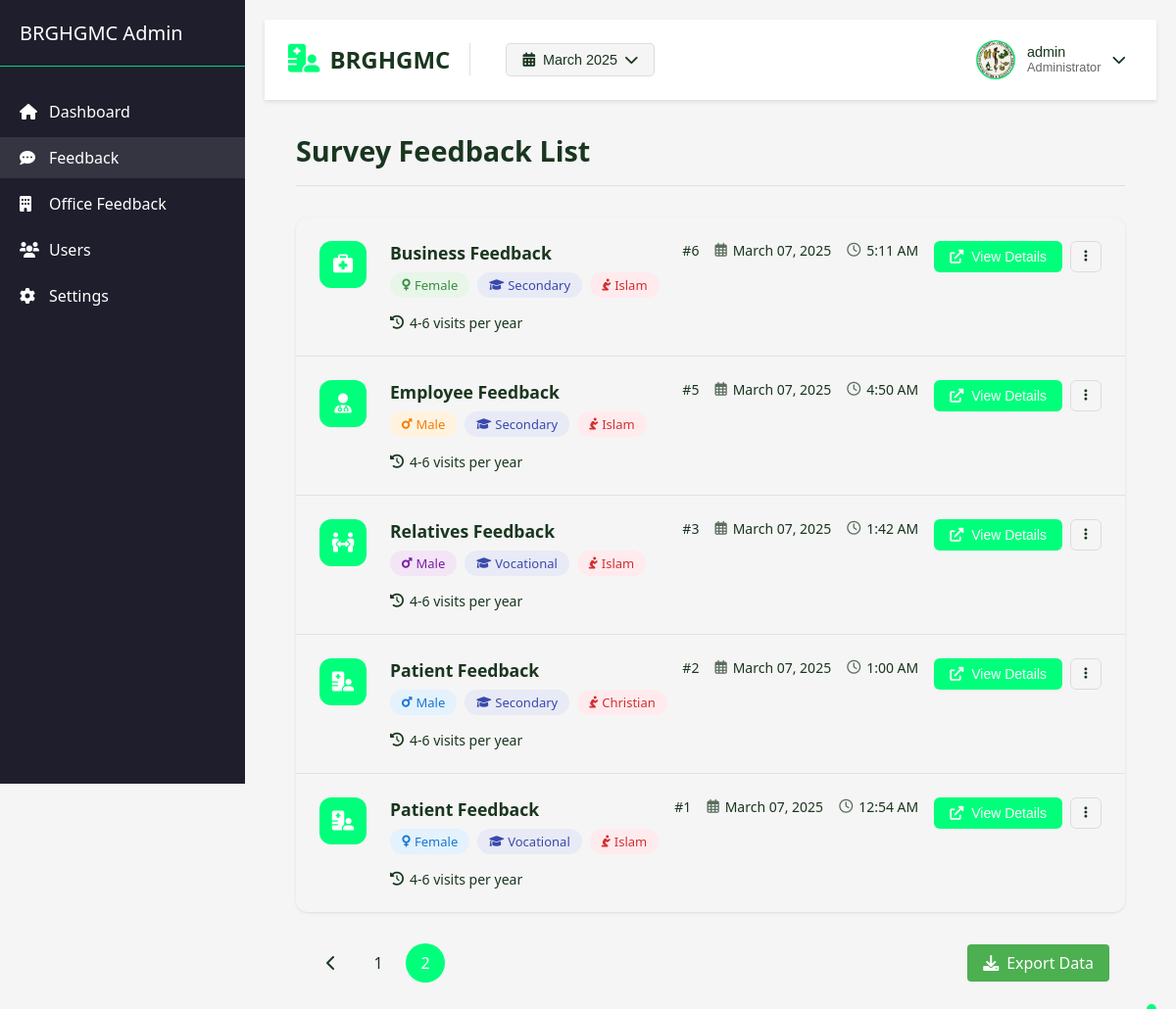
Page /custom-admin/admin/feedback/?page=2 (signed in) on the committed database.
### core/models.py (models this page shows, shortened)
class AdminAccount(models.Model):
    username = models.CharField(max_length=100, unique=True)
    password = models.CharField(max_length=255)  # Will store hashed password
    email = models.EmailField(unique=True)
    full_name = models.CharField(max_length=255)
    is_active = models.BooleanField(default=True)
    created_at = models.DateTimeField(auto_now_add=True)
    last_login = models.DateTimeField(null=True, blank=True)
    class Meta:
        verbose_name = 'Admin Account'
        verbose_name_plural = 'Admin Accounts'

class PersonalInformation(models.Model):
    SURVEY_CHOICES = [
        ('pasyente', 'Pasyente'),
        ('kasama', 'Kasama ng Pasyente'),
        ('negosyo', 'Transaksyon sa Negosyo'),
        ('empleyado', 'Empleyado'),
    ]
    GENDER_CHOICES = [
        ('babae', 'Babae'),
        ('lalaki', 'Lalaki'),
    ]
    RELIGION_CHOICES = [
        ('kristiyano', 'Kristiyano'),
        ('islam', 'Islam'),
        ('wala', 'Wala'),
        ('katoliko', 'Katoliko Romano'),
        ('ibang_relihiyon', 'Ibang Relihiyon'),
    ]
    EDUCATION_CHOICES = [
        ('elementary', 'Elementary'),
        ('secondary', 'Sekondarya'),
        ('vocational', 'Bokasyonal'),
        ('college', 'Kolehiyo'),
        ('postgrad', 'Postgraduates'),
        ('no_formal_edu', 'Walang pormal na edukasyon'),
    ]
    VISIT_FREQUENCY_CHOICES = [
        ('once', '0-1 beses sa isang taon'),
        ('four', '4-6 beses sa isang taon'),
        ('seven', '7-11 beses sa isang taon'),
        ('twelve', '12+ beses sa isang taon'),
    ]
    respondent = models.OneToOneField(Respondent, on_delete=models.CASCADE, related_name='personal_info')
    survey_answer = models.CharField(max_length=20, choices=SURVEY_CHOICES)
    gender = models.CharField(max_length=10, choices=GENDER_CHOICES)
    religion = models.CharField(max_length=20, choices=RELIGION_CHOICES)
    education = models.CharField(max_length=20, choices=EDUCATION_CHOICES)
    visit_frequency = models.CharField(max_length=10, choices=VISIT_FREQUENCY_CHOICES)

class Respondent(models.Model):
    age = models.IntegerField()
    date_submitted = models.DateTimeField(default=timezone.now)

### core/views.py (the view)
    def wrapper(request, *args, **kwargs):
        if not request.session.get('admin_id'):
            return redirect('core_admin:admin_login')
        return view_func(request, *args, **kwargs)

### core/templates/admin/feedback.html (shortened to what this page needs)
{% load static %}
<!DOCTYPE html>
<html lang="en">
<head>
    <link rel="stylesheet" href="{% static 'css/admin/dashboard.css' %}">
    <link rel="stylesheet" href="{% static 'css/admin/feedback.css' %}">
    <link rel="stylesheet" href="https://cdnjs.cloudflare.com/ajax/libs/font-awesome/6.0.0/css/all.min.css">
</head>
<body>
    <div class="dashboard-container">
        <div class="sidebar">
            <div class="sidebar-header">
                <h2>BRGHGMC Admin</h2>
            </div>
            <nav class="sidebar-nav">
                <ul>
                    <li>
                        <a href="{% url 'core:admin_dashboard' %}"><i class="fas fa-home"></i> Dashboard</a>
                    </li>
                    <li class="active">
                        <a href="{% url 'core:admin_feedback' %}"><i class="fas fa-comment-dots"></i> Feedback</a>
                    </li>
                    <li>
                        <a href="#"><i class="fas fa-building"></i> Office Feedback</a>
                    </li>
                    <li>
                        <a href="#"><i class="fas fa-users"></i> Users</a>
                    </li>
                    <li>
                        <a href="#"><i class="fas fa-cog"></i> Settings</a>
                    </li>
                </ul>
            </nav>
        </div>
        <div class="main-content">
            <header class="top-nav">
                <div class="nav-left">
                    <div class="logo-section">
                        <i class="fas fa-hospital-user"></i>
                        <span>BRGHGMC</span>
                    </div>
                    <div class="month-filter">
                        <button class="month-dropdown-toggle">
                            <i class="fas fa-calendar-alt"></i>
                            <span>{{ selected_month }}</span>
                            <i class="fas fa-chevron-down"></i>
                        </button>
                    </div>
                </div>
                <div class="nav-right">
                    <div class="user-menu">
                        <div class="dropdown">
                            <button class="dropdown-toggle">
                                <div class="user-avatar">
                                    <img src="{% static 'images/logo.png' %}" alt="BRGHGMC Logo">
                                </div>
                                <div class="user-info">
                                    <span class="user-name">{{ request.session.admin_username }}</span>
                                    <span class="user-role">Administrator</span>
                                </div>
                                <i class="fas fa-chevron-down"></i>
                            </button>
                        </div>
                    </div>
                </div>
            </header>
            <div class="feedback-content">
                <div class="content-header">
                    <h1>Survey Feedback List</h1>
                </div>
                <div class="feedback-list">
                    {% for feedback in feedbacks %}
                        <div class="feedback-item {% if feedback.is_new %}new-feedback{% endif %}">
                            <div class="feedback-icon">
                                {% if feedback.survey_answer == 'pasyente' %}
                                    <i class="fas fa-hospital-user"></i>
                                {% elif feedback.survey_answer == 'kasama' %}
                                    <i class="fas fa-people-arrows"></i>
                                {% elif feedback.survey_answer == 'negosyo' %}
                                    <i class="fas fa-briefcase-medical"></i>
                                {% else %}
                                    <i class="fas fa-user-doctor"></i>
                                {% endif %}
                            </div>
                            <div class="feedback-content-wrapper">
                                <div class="feedback-main">
                                    <div class="feedback-header">
                                        <div class="feedback-title-group">
                                            <h3>
                                                {% if feedback.survey_answer == 'pasyente' %}
                                                    Patient Feedback
                                                {% elif feedback.survey_answer == 'kasama' %}
                                                    Relatives Feedback
                                                {% elif feedback.survey_answer == 'negosyo' %}
                                                    Business Feedback
                                                {% else %}
                                                    Employee Feedback
                                                {% endif %}
                                            </h3>
                                            <div class="feedback-badges">
                                                <span class="badge badge-{{ feedback.survey_answer }}">
                                                    {% if feedback.gender == 'babae' %}
                                                        <i class="fas fa-venus"></i> Female
                                                    {% else %}
                                                        <i class="fas fa-mars"></i> Male
                                                    {% endif %}
                                                </span>
                                                <span class="badge badge-education">
                                                    <i class="fas fa-graduation-cap"></i>
                                                    {% if feedback.education == 'elementary' %}
                                                        Elementary
                                                    {% elif feedback.education == 'secondary' %}
                                                        Secondary
                                                    {% elif feedback.education == 'vocational' %}
                                                        Vocational
                                                    {% elif feedback.education == 'college' %}
                                                        College
                                                    {% elif feedback.education == 'postgrad' %}
                                                        Postgraduate
                                                    {% else %}
                                                        No Formal Education
                                                    {% endif %}
                                                </span>
                                                <span class="badge badge-religion">
                                                    <i class="fas fa-pray"></i>
                                                    {% if feedback.religion == 'kristiyano' %}
                                                        Christian
                                                    {% elif feedback.religion == 'islam' %}
                                                        Islam
                                                    {% elif feedback.religion == 'katoliko' %}
                                                        Roman Catholic
                                                    {% elif feedback.religion == 'ibang_relihiyon' %}
                                                        Other Religion
                                                    {% else %}
                                                        None
                                                    {% endif %}
                                                </span>
                                            </div>
                                        </div>
                                        <div class="feedback-meta-info">
                                            <span class="feedback-id" title="Feedback ID">#{{ feedback.respondent.id }}</span>
                                            <span class="feedback-date" title="Submission Date">
                                                <i class="far fa-calendar-alt"></i>
                                                {{ feedback.respondent.date_submitted|date:"F d, Y" }}
                                            </span>
                                            <span class="feedback-time" title="Submission Time">
                                                <i class="far fa-clock"></i>
                                                {{ feedback.respondent.date_submitted|time:"g:i A" }}
                                            </span>
                                        </div>
                                    </div>
                                    <div class="feedback-details">
                                        <div class="visit-info">
                                            <span class="visit-frequency">
                                                <i class="fas fa-history"></i>
                                                {% if feedback.visit_frequency == 'once' %}
                                                    0-1 visits per year
                                                {% elif feedback.visit_frequency == 'four' %}
                                                    4-6 visits per year
                                                {% elif feedback.visit_frequency == 'seven' %}
                                                    7-11 visits per year
                                                {% else %}
                                                    12+ visits per year
                                                {% endif %}
                                            </span>
                                        </div>
                                    </div>
                                </div>
                                <div class="feedback-actions">
                                    <button class="btn-view-details" data-feedback-id="{{ feedback.respondent.id }}">
                                        <i class="fas fa-external-link-alt"></i>
                                        View Details
                                    </button>
                                    <div class="action-dropdown">
                                        <button class="btn-more-actions">
                                            <i class="fas fa-ellipsis-v"></i>
                                        </button>
                                    </div>
                                </div>
                            </div>
                        </div>
                    {% endfor %}
                </div>
                {% if feedbacks.has_other_pages %}
                    <div class="pagination-container">
                        <div class="pagination">
                            {% if feedbacks.has_previous %}
                                <a href="?page={{ feedbacks.previous_page_number }}{% if request.GET.month %}&month={{ request.GET.month }}{% endif %}" class="page-link">
                                    <i class="fas fa-chevron-left"></i>
                                </a>
                            {% endif %}
                            {% for num in feedbacks.paginator.page_range %}
                                {% if feedbacks.number == num %}
                                    <span class="page-link active">{{ num }}</span>
                                {% elif num > feedbacks.number|add:'-3' and num < feedbacks.number|add:'3' %}
                                    <a href="?page={{ num }}{% if request.GET.month %}&month={{ request.GET.month }}{% endif %}" class="page-link">{{ num }}</a>
                                {% endif %}
                            {% endfor %}
                        </div>
                        <a href="#" class="export-button">
                            <i class="fas fa-download"></i>
                            Export Data
                        </a>
                    </div>
                {% endif %}
            </div>
        </div>
    </div>
</body>
</html>

### rows in the picture
AdminAccount: session.admin_username "admin"
PersonalInformation: survey_answer "negosyo" (drawn), gender "babae" (drawn), education "Secondary", religion "Islam", respondent.id "6", respondent.date_submitted "March 07, 2025", respondent.date_submitted "5:11 AM", visit_frequency "4-6 visits per year"
PersonalInformation: survey_answer "empleyado" (drawn), gender "lalaki" (drawn), education "Secondary", religion "Islam", respondent.id "5", respondent.date_submitted "March 07, 2025", respondent.date_submitted "4:50 AM", visit_frequency "4-6 visits per year"
PersonalInformation: survey_answer "kasama" (drawn), gender "lalaki" (drawn), education "Vocational", religion "Islam", respondent.id "3", respondent.date_submitted "March 07, 2025", respondent.date_submitted "1:42 AM", visit_frequency "4-6 visits per year"
PersonalInformation: survey_answer "pasyente" (drawn), gender "lalaki" (drawn), education "Secondary", religion "Christian", respondent.id "2", respondent.date_submitted "March 07, 2025", respondent.date_submitted "1:00 AM", visit_frequency "4-6 visits per year"
PersonalInformation: survey_answer "pasyente" (drawn), gender "babae" (drawn), education "Vocational", religion "Islam", respondent.id "1", respondent.date_submitted "March 07, 2025", respondent.date_submitted "12:54 AM", visit_frequency "4-6 visits per year"

### other values in the picture
{{ selected_month }} "March 2025"
{{ num }} "1"
{{ num }} "2"
